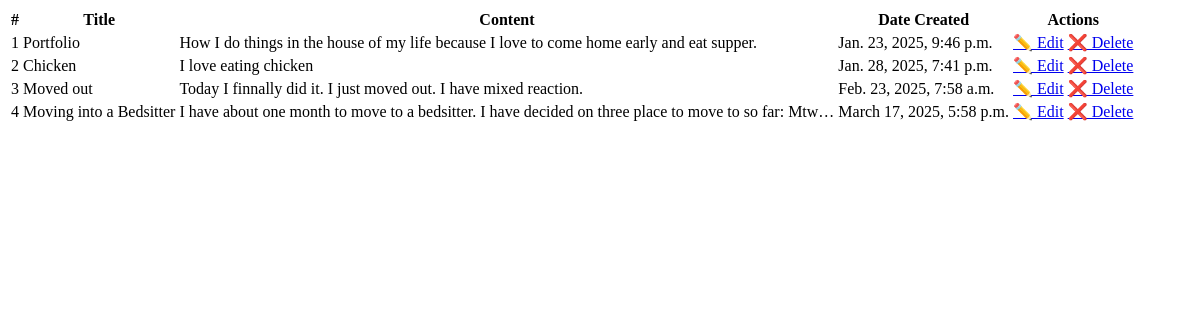
The app's page /search/ (signed in), older data.
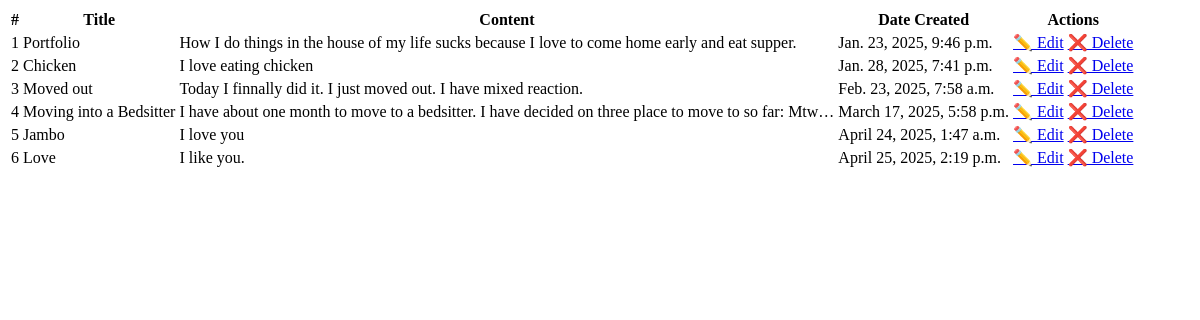
The same page, newer data.
### myapp/models.py (models this page shows, shortened)
class Note(models.Model):
    user = models.ForeignKey(User, on_delete=models.CASCADE, default=1)  # Assign existing notes to user with ID 1
    title = models.CharField(max_length=200)
    content = models.TextField()
    created_at = models.DateTimeField(auto_now_add=True)

### myapp/views.py (the view)
# urls.py: path('search/', views.search_notes, name='search_notes'),  # AJAX search
@login_required
def search_notes(request):
    query = request.GET.get('q', '')  # Get search query
    notes = Note.objects.filter(user=request.user)  # Show only user's notes
    if query:
        notes = notes.filter(title__icontains=query) | notes.filter(content__icontains=query)
    return render(request, 'notes/note_list.html', {'notes': notes})

### myapp/templates/notes/note_list.html
{% if notes %}
    <table class="table table-striped table-bordered">
        <thead class="table-dark">
            <tr>
                <th>#</th>
                <th>Title</th>
                <th>Content</th>
                <th>Date Created</th>
                <th>Actions</th>
            </tr>
        </thead>
        <tbody>
            {% for note in notes %}
                <tr>
                    <td>{{ forloop.counter }}</td>
                    <td>{{ note.title }}</td>
                    <td>{{ note.content|truncatechars:100 }}</td>
                    <td>{{ note.created_at }}</td>
                    <td>
                        <a href="{% url 'edit_note' note.id %}" class="btn btn-warning btn-sm">✏️ Edit</a>
                        <a href="{% url 'delete_note' note.id %}" class="btn btn-danger btn-sm"
                           onclick="return confirm('Are you sure you want to delete this note?')">❌ Delete</a>
                    </td>
                </tr>
            {% endfor %}
        </tbody>
    </table>
{% else %}
    <div class="alert alert-warning text-center mt-3">
        <strong>⚠️ No results found</strong>
    </div>
{% endif %}

Row changes from the older to the newer data that the page shows:
changed Note "Portfolio": content "How I do things in the house of my life because I love to come home early and eat supper." → "How I do things in the house of my life sucks because I love to come home early and eat supper."
added Note: title "Jambo", content "I love you", created_at "April 24, 2025, 1:47 a.m."
added Note: title "Love", content "I like you.", created_at "April 25, 2025, 2:19 p.m."
